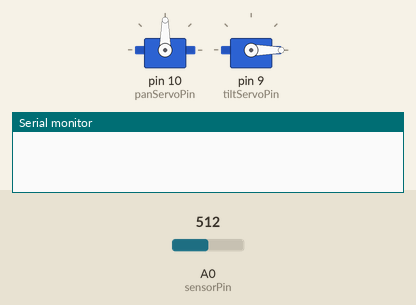
Bench run of a sketch on a simulated Arduino Uno, built with avr-gcc and run on an emulated ATmega328P. Shown: 2 × servo, the last lines printed to the serial monitor. Inputs (shaded band) come from the test bench; at power-on: A0 (sensorPin) = 512.

Above: at 0.15 s.
At 9.77 s:
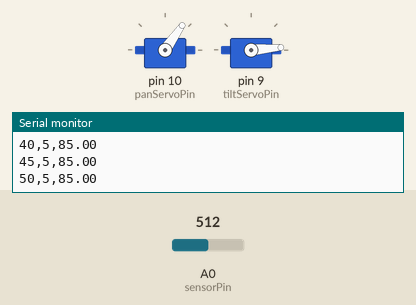
At 19.7 s:
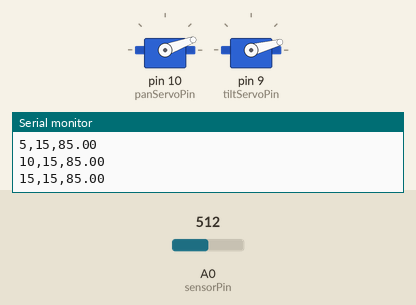
At 39.55 s:
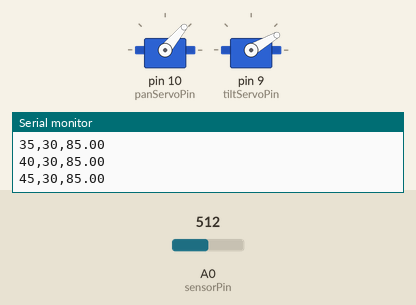
Timing chart, 0 to 40.0 s (numbered marks = the images above):
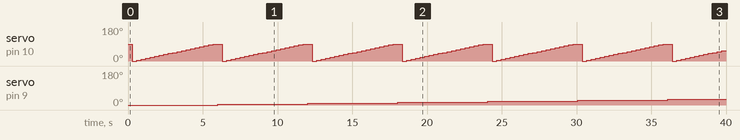

The sketch:

3DScanner.ino
```cpp
#include <Servo.h>

Servo servoPan;
Servo servoTilt;

const int panServoPin = 10;  // Pan servo is now on pin 10
const int tiltServoPin = 9;  // Tilt servo is now on pin 9
const int sensorPin = A0;    // Distance sensor

int panAngle = 0;
int tiltAngle = 0;

float sensorMinDist = 20;  // Minimum measurable distance (in cm)
float sensorMaxDist = 150; // Maximum measurable distance (in cm)

void setup() {
  servoPan.attach(panServoPin);
  servoTilt.attach(tiltServoPin);
  Serial.begin(9600);
}

bool running = true;

void loop() {
  if (running) {
    for (tiltAngle = 0; tiltAngle <= 90; tiltAngle += 5) {  // Increase density: smaller step size (5 degrees)
      servoTilt.write(tiltAngle);
      delay(300);  // Adjust delay for smoother movement

      for (panAngle = 0; panAngle <= 90; panAngle += 5) {  // Increase density: smaller step size (5 degrees)
        servoPan.write(panAngle);
        delay(300);  // Adjust delay for smoother movement

        int sensorValue = analogRead(sensorPin);
        float distance = map(sensorValue, 0, 1023, sensorMinDist, sensorMaxDist);  // Map sensor value to distance

        // Send pan, tilt, and distance data over serial
        Serial.print(panAngle);
        Serial.print(",");
        Serial.print(tiltAngle);
        Serial.print(",");
        Serial.println(distance);
      }
    }
    running = false;  // Stop after one scan
  }
}
```

Measured:
- by itself, servo on pin 9 (tiltServoPin): moves from 0° to 30° over 30.1 s
- by itself, servo on pin 10 (panServoPin): repeats every 6.0 s: 5° 0.30 s, 10° 0.30 s, 15° 0.30 s, 20° 0.30 s, 25° 0.30 s, 30° 0.30 s, 35° 0.30 s, 40° 0.30 s, 45° 0.30 s, 50° 0.30 s, 55° 0.30 s, 60° 0.30 s, 65° 0.30 s, 70° 0.30 s, 75° 0.30 s, 80° 0.30 s, 85° 0.30 s, 90° 0.60 s, 0° 0.30 s
